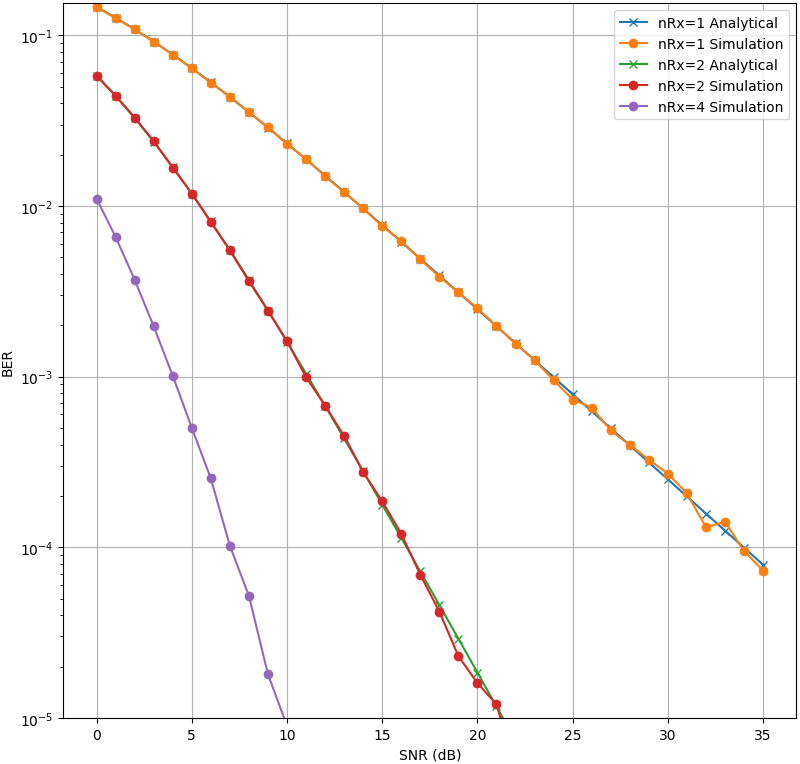

Write Python code to recreate this figure.
import matplotlib.pyplot as plt
import numpy as np
from scipy.stats import norm


def generate_BER_vs_EbN0_Th(EbN0dB_range):
    """Generate the theoretical BER array for a given signal and SNR range

    The values that fall in the given SNR range are converted to linear form and the
    formula of BER for (1*2) SIMO MRC is used to compute the BER value.

    Args:
        EbN0dB_range (range): range object containing the range of SNR
                              values used in simulations

    Returns:
        BER (list): list of BER values
    """
    BER = []
    for EbN0dB in EbN0dB_range:
        EbN0 = 10.0 ** (EbN0dB / 10.0)
        mu = np.sqrt(EbN0 / (EbN0 + 1))
        Pe = 0.25 * (2 - 3 * mu + mu ** 3)
        BER.append(Pe)

    return BER


def generate_noise(signal, EbN0):
    """Generate the noise array for a given signal and its SNR

    The array of randomly generated values is multiplied with the noise variance which
    is computed using the SNR value. The array thus obtained is the noise array.

    Args:
        signal (array): signal array
        EbN0 (float): SNR value

    Returns:
        noise (array): The noise array
    """
    noise = (1 / np.sqrt(2 * EbN0)) * (
        np.random.normal(size=(np.shape(signal)))
        + np.random.normal(size=(np.shape(signal))) * 1j
    )
    return noise


def generate_BER_vs_EbN0_Pr(EbN0dB_range):
    """Generate practical BER for a BPSK signal

    The randomly generated message is converted to its corresponding BPSK signal by
    changing all the 0s to -1. The resulting signal array denotes the phase shift
    property. The same signal is duplicated nRx times and the final signal array is
    generated. For wireless channel, we multiply the signal array with the h array
    which is an array of complex numbers belonging to the normal distribution. Noise
    of the same dimension is added to the signal. On the receiver end, we multiply the
    signal received on each antenna by their corresponding channel factor. The signals
    received are summed up and by checking the real parts of the sum array, the received
    message is obtained.

    Args:
        EbN0dB_range (range): range object containing the range of SNR
                              values used in simulations

    Returns:
        BER (list): list of BER arrays where each array contains BER values for a
                    (1*nRx) SIMO MRC system
    """
    msg = np.random.randint(low=0, high=2, size=int(1e6))
    signal = np.ones(len(msg))
    for i, j in enumerate(msg):
        if j == 0:
            signal[i] = -1
    x = []
    x.append(signal)
    signal = np.asarray(x)

    ber = []
    for nRx in range(1, 5):
        ber_nRx = []
        for EbN0dB in EbN0dB_range:
            EbN0 = 10 ** (EbN0dB / 10.0)
            signal_prime = np.repeat(signal, nRx, axis=0)
            n = generate_noise(signal_prime, EbN0)
            h = (1 / np.sqrt(2)) * (
                np.random.normal(size=(np.shape(signal_prime)))
                + 1j * np.random.normal(size=(np.shape(signal_prime)))
            )
            y = h * x + n
            d = np.sum(np.conjugate(h) * y, axis=0)
            received_msg = np.real(d) >= 0
            Pb_pr = np.count_nonzero(msg != received_msg) / len(msg)
            ber_nRx.append(Pb_pr)
        ber.append(ber_nRx)

    return ber


if __name__ == "__main__":
    EbN0dB_range = range(0, 36)
    ber_Th_nRx1 = [
        0.5 * (1 - np.sqrt(10.0 ** (EbN0dB / 10.0) / (10.0 ** (EbN0dB / 10.0) + 1)))
        for EbN0dB in EbN0dB_range
    ]
    ber_Th_nRx2 = generate_BER_vs_EbN0_Th(EbN0dB_range)
    ber_Pr = generate_BER_vs_EbN0_Pr(EbN0dB_range)
    plt.plot(EbN0dB_range, ber_Th_nRx1, "x-", label="nRx=1 Analytical")
    plt.plot(EbN0dB_range, ber_Pr[0], "o-", label="nRx=1 Simulation")
    plt.plot(EbN0dB_range, ber_Th_nRx2, "x-", label="nRx=2 Analytical")
    plt.plot(EbN0dB_range, ber_Pr[1], "o-", label="nRx=2 Simulation")
    # plt.plot(EbN0dB_range, ber_Pr[2], ".-", label="nRx=3 Simulation")
    plt.plot(EbN0dB_range, ber_Pr[3], "o-", label="nRx=4 Simulation")
    plt.xscale("linear")
    plt.xlabel("SNR (dB)")
    plt.ylabel("BER")
    plt.ylim(bottom=1e-5)
    plt.yscale("log")
    plt.legend()
    plt.grid()
    plt.show()
